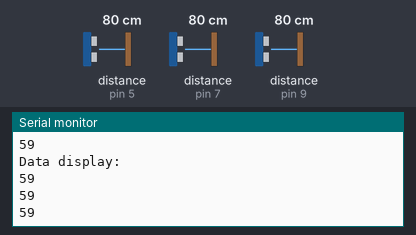
This sketch was run on a simulated Arduino Uno, built with avr-gcc and run on an emulated ATmega328P. Shown: the last lines printed to the serial monitor. Wiring (inferred from the names in the program): 3 × ultrasonic range finder: trigger pin 4, echo pin 5 / trigger pin 6, echo pin 7 / trigger pin 8, echo pin 9. Inputs (shaded band) come from the test bench; at power-on: distance to the obstacle (sensors on pin 5, pin 7, pin 9) 80 cm. The echo pulse lasts 58.3 µs per cm.

Above: at 1.2 s.
1.3 s: distance to the obstacle (sensor on pin 5) set to 2 cm
At 1.49 s:
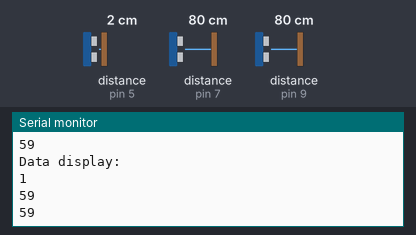
2.8 s: distance to the obstacle (sensor on pin 7) set to 2 cm
At 3.05 s:
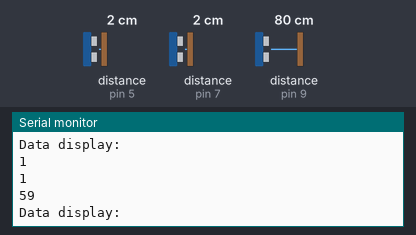
5.8 s: distance to the obstacle (sensor on pin 9) set to 4 cm
At 5.92 s:
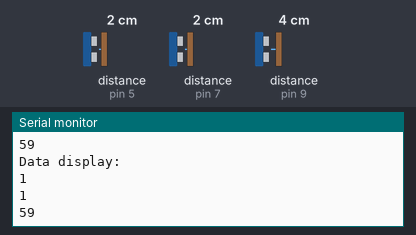
7.3 s: distance to the obstacle (sensor on pin 5) set to 4 cm
At 7.38 s:
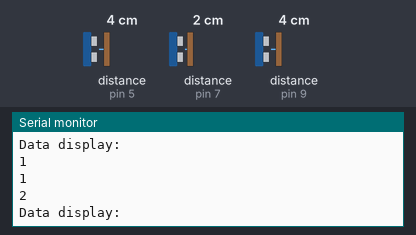
10.3 s: distance to the obstacle (sensor on pin 7) set to 60 cm
At 10.43 s:
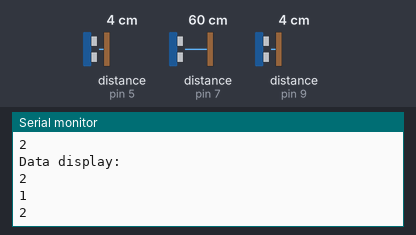
13.3 s: distance to the obstacle (sensor on pin 9) set to 120 cm
At 13.43 s:
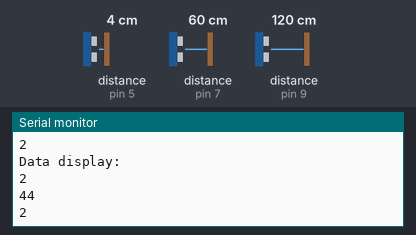
Timing chart, 0 to 16.3 s (numbered marks = the images above; inputs shaded):
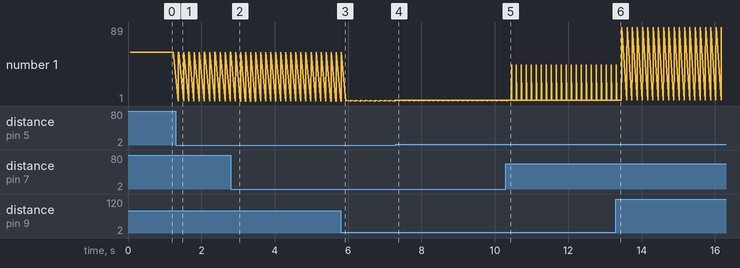

The sketch:

ard-distance.ino
```cpp
/**@file ard-distance.ino */
//
// ard-distance.ino: get distance data from Ultrasonic sensor and send to Beaglebone through SPI
//
// Authors:
//      Yifan Ruan(yifanr@kth.se)
//
// License:
//      AFL 3.0
//
#include <SPI.h>

volatile boolean send_it = false;
long cm1,cm2,cm3;
int trigPin1 = 4;
int echoPin1 = 5;

int trigPin2 = 6;
int echoPin2 = 7;

int trigPin3 = 8;
int echoPin3 = 9;


void setup (void)
{

  Serial.begin(9600);
  SPCR |= (1<<SPE)|(1<<SPIE); //SPI control register ,enable spi interrupt and spi
  SPSR |= (1<<SPIF);//SPI status register
  SPI.attachInterrupt();
  pinMode (MISO, OUTPUT);
  // set ditance sensor pins
  pinMode(trigPin1,OUTPUT);
  pinMode(echoPin1,INPUT);
  pinMode(trigPin2,OUTPUT);
  pinMode(echoPin2,INPUT);
  pinMode(trigPin3,OUTPUT);
  pinMode(echoPin3,INPUT);
}  // end of setup


// SPI interrupt routine
ISR (SPI_STC_vect)
{
    SPI.transfer(cm1);
    SPI.transfer(cm2);
    SPI.transfer(cm3);

}  // end of interrupt routine SPI_STC_vect


// main loop - wait for flag set in interrupt routine
void loop (void)
{

  send_it = false;
  cm1 = readDistance(trigPin1,echoPin1);
  delay(10);
  cm2 = readDistance(trigPin2,echoPin2);
  delay(10);
  cm3 = readDistance(trigPin3,echoPin3);
  delay(10);
  send_it = true;

  Serial.println("Data display:");
  Serial.println(cm1);
  Serial.println(cm2);
  Serial.println(cm3);
  Serial.println();
  delay(100);
}  // end of loop
// read data from Ultrasonic sensor
long readDistance(int trigPin, int echoPin){
  long duration,cm;
  //trig sensor
  digitalWrite(trigPin,LOW);
  delayMicroseconds(5);
  digitalWrite(trigPin,HIGH);
  delayMicroseconds(10);
  digitalWrite(trigPin,LOW);

  //get the distance data
  duration = pulseIn(echoPin,HIGH);
  cm = (duration/2)/39.1;
  if(cm > 255){
    cm = 255;
    }
  return cm;
}
```

Measured:
- after the input at 1.3 s, the serial monitor: prints a new line after 0.07 s (image 1)
- plotted number 1: 59 → 2 after the input at 5.8 s, 2 → 89 after the input at 13.3 s
